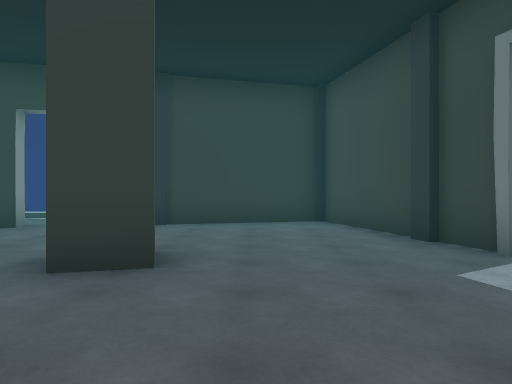
[1] (above)

24 first-person views from a walk through a Unity game level. The camera is 1.3 m above the floor, looks level and sees 70° across. The floor is counted in squares, 2 m on a side. Each view is taken from the middle of a square. On the plan, view 1 faces up. The plan holds only what a view shows up to about 11 squares ahead; the rest is blank. The place goes on beyond the plan.

[2]
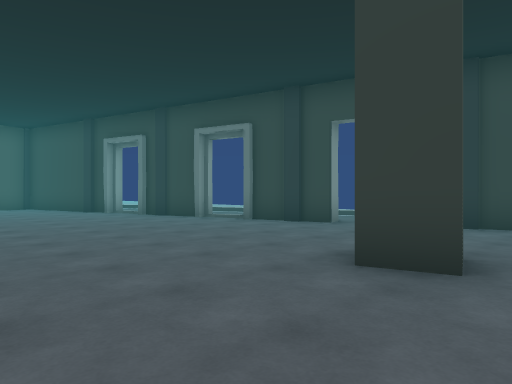

[3]
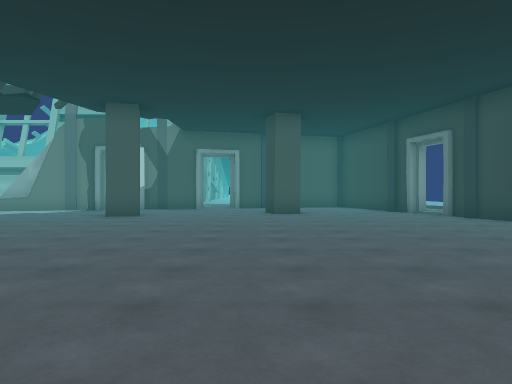

[4]
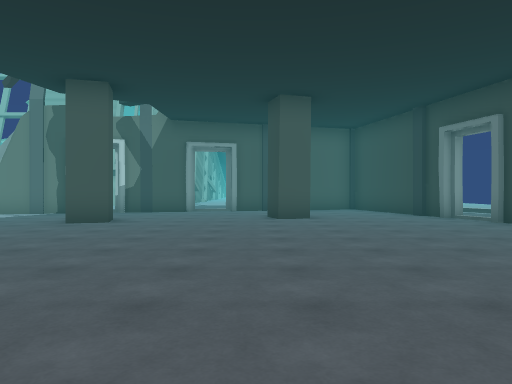

[5]
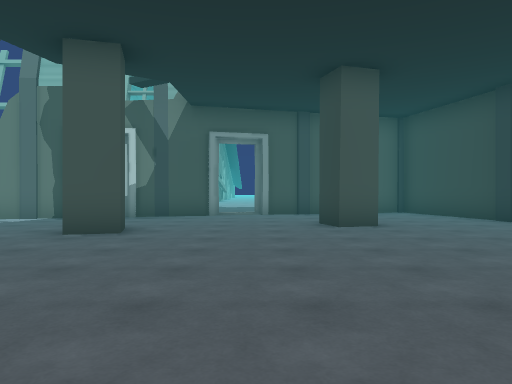

[6]
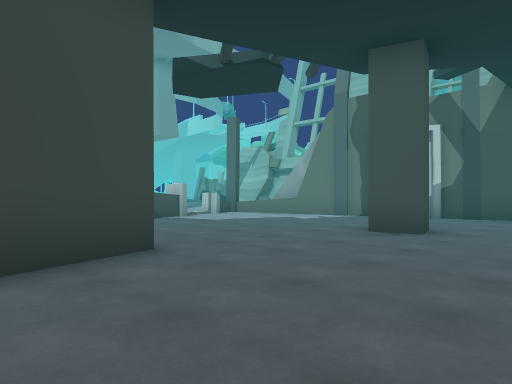

[7]
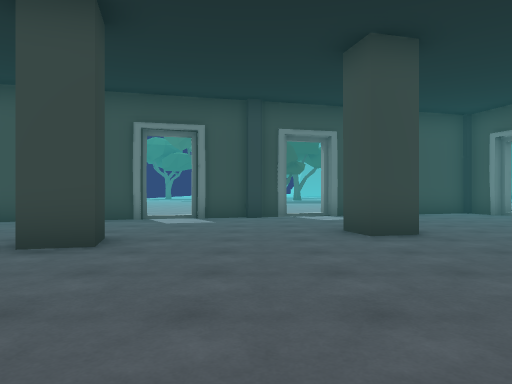

[8]
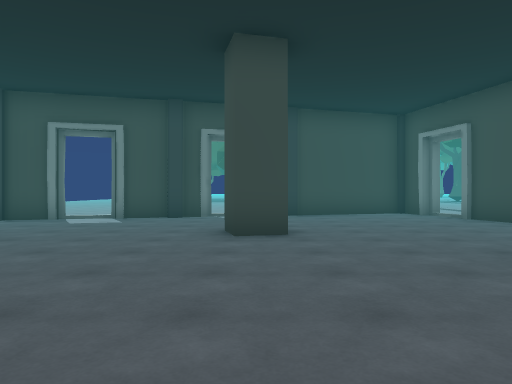

[9]
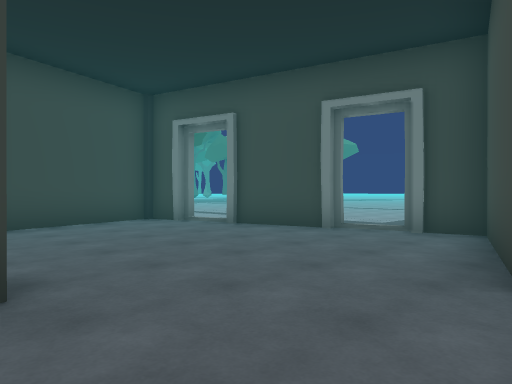

[10]
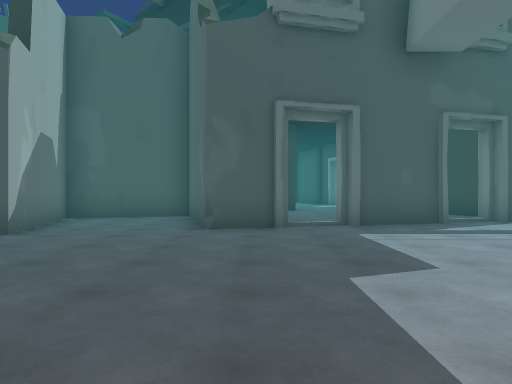

[11]
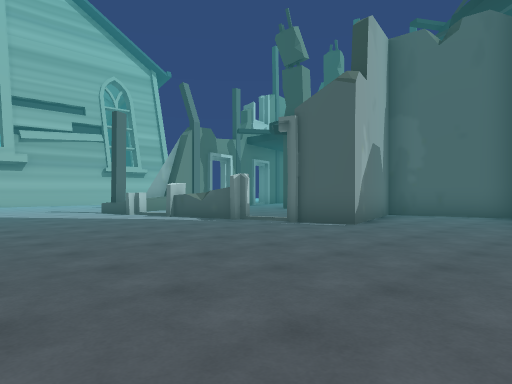

[12]
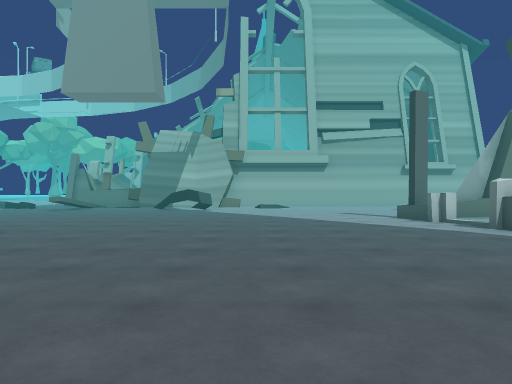

[13]
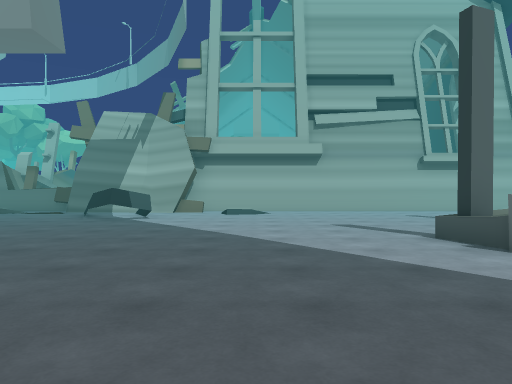

[14]
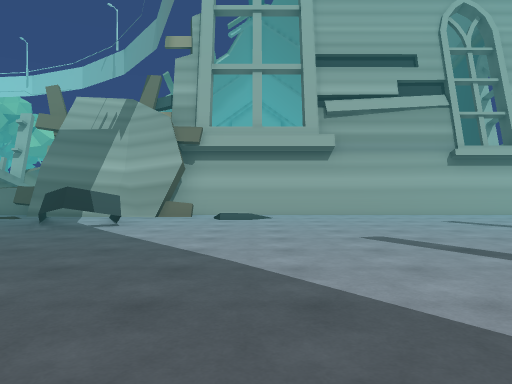

[15]
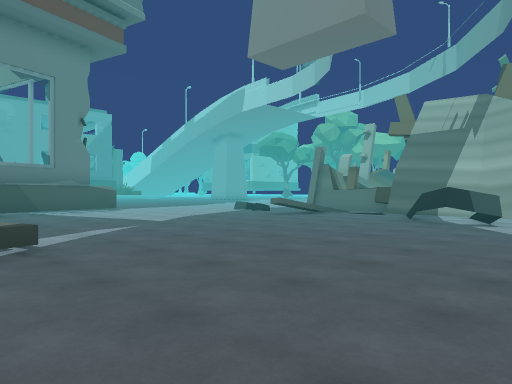

[16]
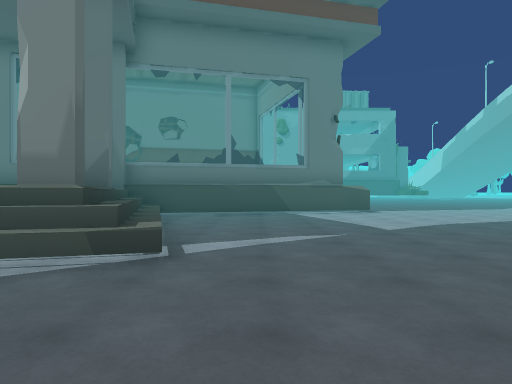

[17]
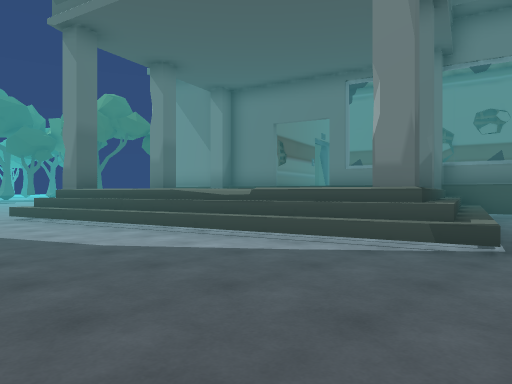

[18]
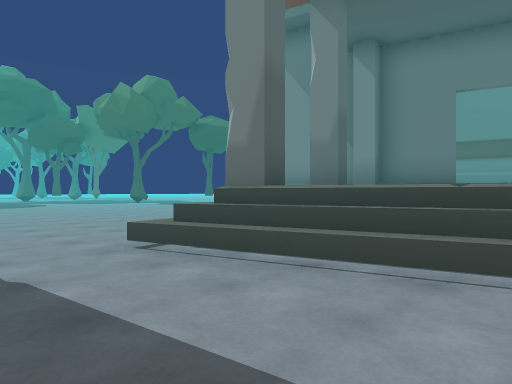

[19]
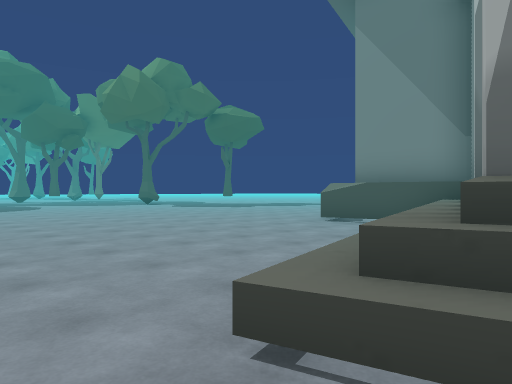

[20]
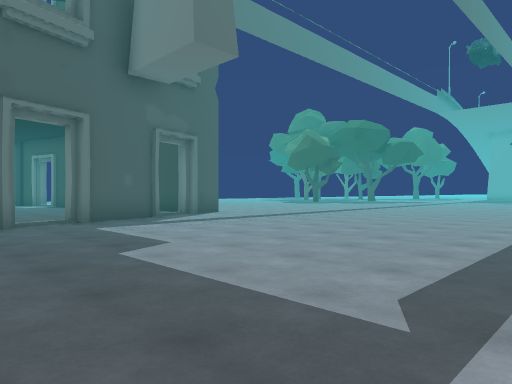

[21]
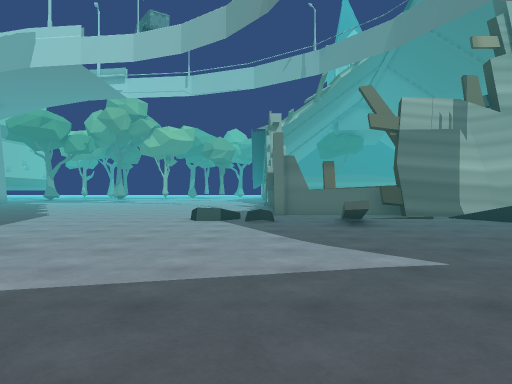

[22]
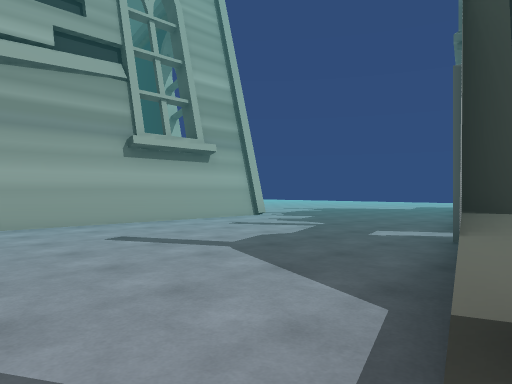

[23]
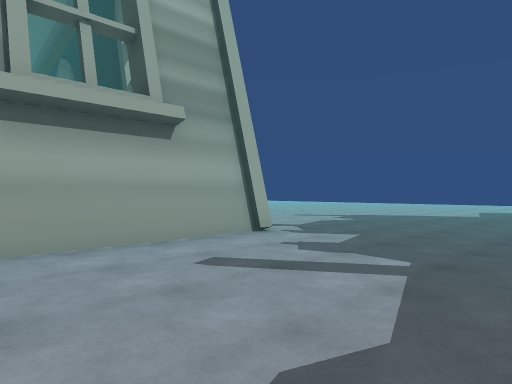

[24]
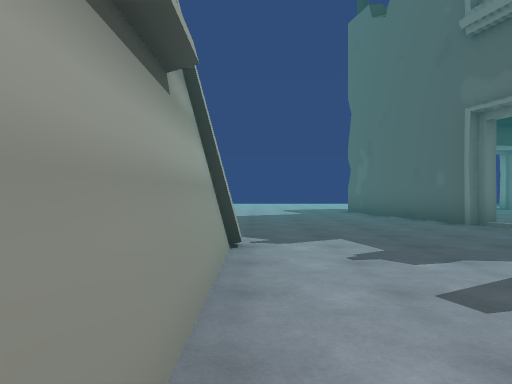

### Floor plan
Key: @ floor where view 1 was taken; # wall or solid block; x gap in a wall; . floor; / step, stairs or slope; = window, fence, low wall or low ledge; ^ raised ledge.
Columns run from 21 left of view 1 to 7 right of it. Each row starts with its distance up from view 1.
  8                    #####
  7                ##. #...#
  6         .. ###/#.......#
  5         ##x#...........#
  4    ..####.............. #
  3   ...#..............#.../
  2  ....##.................#
  1 ......#...#.............##
  0 ......#..............@...x
 -1 ......#..............#...x
 -2 .........................#
 -3  ......#.................##
 -4  #.....#...#....###.......#
 -5  #.............##.##......#
 -6  #......#......#...#...#xx#
 -7  #......#......##..##/##...
 -8  #......#......##...........
 -9  #......=^..^^...............
-10  #.......#^.=................
-11  #...........................
-12  #...........................
-13  #...........................
-14  #.#........................
-15  ##.......................
-16   #. ==.............^^.......
-17   #//=...........^^^^^.......
-18   #x#........^^^^^^ ^^.......
-19  ##.........^^^ ^    ^ ......
-20  #...........^       ^^......
-21  #..#=.......^        ^......
-22  #...........^^       ^.##...
-23   ..=........^^    ^^^##  ..
-24    /=.........^ ^^ ^
-25  ...........####
-26  ........####
-27  .......
-28  .....
-29  ....

Positions as (right, up) in squares from view 1, and headings:
1: (0, 0), facing up
2: (0, 0), facing up-left
3: (0, 0), facing left
4: (-2, 0), facing left
5: (-4, -1), facing left
6: (-4, -1), facing down-left
7: (-6, 1), facing right
8: (-6, -1), facing right
9: (-3, -1), facing down-right
10: (-1, -14), facing up
11: (-1, -15), facing up-left
12: (-3, -14), facing left
13: (-7, -13), facing left
14: (-9, -13), facing left
15: (-8, -14), facing down-left
16: (-10, -15), facing down
17: (-10, -14), facing down-right
18: (-4, -14), facing down-right
19: (-1, -15), facing down-right
20: (-2, -15), facing up-right
21: (-9, -23), facing left
22: (-12, -11), facing up-left
23: (-15, -8), facing up-left
24: (-19, -8), facing up
